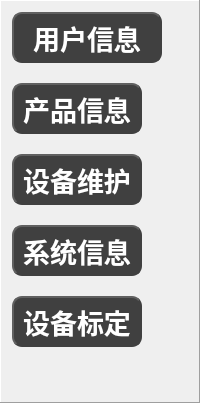
     <widget class="QFrame" name="frame_Nav">
      <property name="styleSheet">
       <string notr="true">QToolButton{border:2px groove gray;border-radius:10px;padding:2px 4px;border-style: outset;background-color:#404040;border-color:#404040}
QToolButton:hover{background-color:rgb(211, 211, 211); color: black;}
QToolButton:pressed{background-color:#404040;border-style: inset;}</string>
      </property>
      <property name="frameShape">
       <enum>QFrame::Panel</enum>
      </property>
      <property name="frameShadow">
       <enum>QFrame::Raised</enum>
      </property>
      <layout class="QVBoxLayout" name="verticalLayout">
       <property name="spacing">
        <number>20</number>
       </property>
       <item>
        <widget class="QToolButton" name="btn_User">
         <property name="maximumSize">
          <size>
           <width>150</width>
           <height>130</height>
          </size>
         </property>
         <property name="palette">
          <palette>
           <active>
            <colorrole role="Button">
             <brush brushstyle="SolidPattern">
              <color alpha="255">
               <red>64</red>
               <green>64</green>
               <blue>64</blue>
              </color>
             </brush>
            </colorrole>
            <colorrole role="ButtonText">
             <brush brushstyle="SolidPattern">
              <color alpha="255">
               <red>255</red>
               <green>255</green>
               <blue>255</blue>
              </color>
             </brush>
            </colorrole>
            <colorrole role="Base">
             <brush brushstyle="SolidPattern">
              <color alpha="255">
               <red>64</red>
               <green>64</green>
               <blue>64</blue>
              </color>
             </brush>
            </colorrole>
            <colorrole role="Window">
             <brush brushstyle="SolidPattern">
              <color alpha="255">
               <red>64</red>
               <green>64</green>
               <blue>64</blue>
              </color>
             </brush>
            </colorrole>
           </active>
           <inactive>
            <colorrole role="Button">
             <brush brushstyle="SolidPattern">
              <color alpha="255">
               <red>64</red>
               <green>64</green>
               <blue>64</blue>
              </color>
             </brush>
            </colorrole>
            <colorrole role="ButtonText">
             <brush brushstyle="SolidPattern">
              <color alpha="255">
               <red>255</red>
               <green>255</green>
               <blue>255</blue>
              </color>
             </brush>
            </colorrole>
            <colorrole role="Base">
             <brush brushstyle="SolidPattern">
              <color alpha="255">
               <red>64</red>
               <green>64</green>
               <blue>64</blue>
              </color>
             </brush>
            </colorrole>
            <colorrole role="Window">
             <brush brushstyle="SolidPattern">
              <color alpha="255">
               <red>64</red>
               <green>64</green>
               <blue>64</blue>
              </color>
             </brush>
            </colorrole>
           </inactive>
           <disabled>
            <colorrole role="Button">
             <brush brushstyle="SolidPattern">
              <color alpha="255">
               <red>64</red>
               <green>64</green>
               <blue>64</blue>
              </color>
             </brush>
            </colorrole>
            <colorrole role="ButtonText">
             <brush brushstyle="SolidPattern">
              <color alpha="255">
               <red>190</red>
               <green>190</green>
               <blue>190</blue>
              </color>
             </brush>
            </colorrole>
            <colorrole role="Base">
             <brush brushstyle="SolidPattern">
              <color alpha="255">
               <red>64</red>
               <green>64</green>
               <blue>64</blue>
              </color>
             </brush>
            </colorrole>
            <colorrole role="Window">
             <brush brushstyle="SolidPattern">
              <color alpha="255">
               <red>64</red>
               <green>64</green>
               <blue>64</blue>
              </color>
             </brush>
            </colorrole>
           </disabled>
          </palette>
         </property>
         <property name="font">
          <font>
           <pointsize>20</pointsize>
           <weight>75</weight>
           <bold>true</bold>
          </font>
         </property>
         <property name="mouseTracking">
          <bool>false</bool>
         </property>
         <property name="styleSheet">
          <string notr="true">border:2px groove gray;border-radius:10px;padding:2px 4px;border-style: outset;background-color:#404040;border-color:#404040</string>
         </property>
         <property name="text">
          <string>用户信息</string>
         </property>
         <property name="icon">
          <iconset resource="../../Resources.qrc">
           <normaloff>:/Images/user_manager.png</normaloff>:/Images/user_manager.png</iconset>
         </property>
         <property name="iconSize">
          <size>
           <width>100</width>
           <height>100</height>
          </size>
         </property>
         <property name="autoRepeat">
          <bool>false</bool>
         </property>
         <property name="autoExclusive">
          <bool>false</bool>
         </property>
         <property name="popupMode">
          <enum>QToolButton::DelayedPopup</enum>
         </property>
         <property name="toolButtonStyle">
          <enum>Qt::ToolButtonTextUnderIcon</enum>
         </property>
         <property name="autoRaise">
          <bool>false</bool>
         </property>
         <property name="arrowType">
          <enum>Qt::NoArrow</enum>
         </property>
        </widget>
       </item>
       <item>
        <widget class="QToolButton" name="btn_Product">
         <property name="maximumSize">
          <size>
           <width>130</width>
           <height>150</height>
          </size>
         </property>
         <property name="palette">
          <palette>
           <active>
            <colorrole role="Button">
             <brush brushstyle="SolidPattern">
              <color alpha="255">
               <red>64</red>
               <green>64</green>
               <blue>64</blue>
              </color>
             </brush>
            </colorrole>
            <colorrole role="ButtonText">
             <brush brushstyle="SolidPattern">
              <color alpha="255">
               <red>255</red>
               <green>255</green>
               <blue>255</blue>
              </color>
             </brush>
            </colorrole>
            <colorrole role="Base">
             <brush brushstyle="SolidPattern">
              <color alpha="255">
               <red>64</red>
               <green>64</green>
               <blue>64</blue>
              </color>
             </brush>
            </colorrole>
            <colorrole role="Window">
             <brush brushstyle="SolidPattern">
              <color alpha="255">
               <red>64</red>
               <green>64</green>
               <blue>64</blue>
              </color>
             </brush>
            </colorrole>
           </active>
           <inactive>
            <colorrole role="Button">
             <brush brushstyle="SolidPattern">
              <color alpha="255">
               <red>64</red>
               <green>64</green>
               <blue>64</blue>
              </color>
             </brush>
            </colorrole>
            <colorrole role="ButtonText">
             <brush brushstyle="SolidPattern">
              <color alpha="255">
               <red>255</red>
               <green>255</green>
               <blue>255</blue>
              </color>
             </brush>
            </colorrole>
            <colorrole role="Base">
             <brush brushstyle="SolidPattern">
              <color alpha="255">
               <red>64</red>
               <green>64</green>
               <blue>64</blue>
              </color>
             </brush>
            </colorrole>
            <colorrole role="Window">
             <brush brushstyle="SolidPattern">
              <color alpha="255">
               <red>64</red>
               <green>64</green>
               <blue>64</blue>
              </color>
             </brush>
            </colorrole>
           </inactive>
           <disabled>
            <colorrole role="Button">
             <brush brushstyle="SolidPattern">
              <color alpha="255">
               <red>64</red>
               <green>64</green>
               <blue>64</blue>
              </color>
             </brush>
            </colorrole>
            <colorrole role="ButtonText">
             <brush brushstyle="SolidPattern">
              <color alpha="255">
               <red>190</red>
               <green>190</green>
               <blue>190</blue>
              </color>
             </brush>
            </colorrole>
            <colorrole role="Base">
             <brush brushstyle="SolidPattern">
              <color alpha="255">
               <red>64</red>
               <green>64</green>
               <blue>64</blue>
              </color>
             </brush>
            </colorrole>
            <colorrole role="Window">
             <brush brushstyle="SolidPattern">
              <color alpha="255">
               <red>64</red>
               <green>64</green>
               <blue>64</blue>
              </color>
             </brush>
            </colorrole>
           </disabled>
          </palette>
         </property>
         <property name="font">
          <font>
           <pointsize>20</pointsize>
           <weight>75</weight>
           <bold>true</bold>
          </font>
         </property>
         <property name="mouseTracking">
          <bool>false</bool>
         </property>
         <property name="styleSheet">
          <string notr="true">border:2px groove gray;border-radius:10px;padding:2px 4px;border-style: outset;background-color:#404040;border-color:#404040</string>
         </property>
         <property name="text">
          <string>产品信息</string>
         </property>
         <property name="icon">
          <iconset resource="../../Resources.qrc">
           <normaloff>:/Images/product.png</normaloff>:/Images/product.png</iconset>
         </property>
         <property name="iconSize">
          <size>
           <width>100</width>
           <height>100</height>
          </size>
         </property>
         <property name="autoRepeat">
          <bool>false</bool>
         </property>
         <property name="autoExclusive">
          <bool>false</bool>
         </property>
         <property name="popupMode">
          <enum>QToolButton::DelayedPopup</enum>
         </property>
         <property name="toolButtonStyle">
          <enum>Qt::ToolButtonTextUnderIcon</enum>
         </property>
         <property name="autoRaise">
          <bool>false</bool>
         </property>
         <property name="arrowType">
          <enum>Qt::NoArrow</enum>
         </property>
        </widget>
       </item>
       <item>
        <widget class="QToolButton" name="btn_Device">
         <property name="maximumSize">
          <size>
           <width>130</width>
           <height>150</height>
          </size>
         </property>
         <property name="palette">
          <palette>
           <active>
            <colorrole role="Button">
             <brush brushstyle="SolidPattern">
              <color alpha="255">
               <red>64</red>
               <green>64</green>
               <blue>64</blue>
              </color>
             </brush>
            </colorrole>
            <colorrole role="ButtonText">
             <brush brushstyle="SolidPattern">
              <color alpha="255">
               <red>255</red>
               <green>255</green>
               <blue>255</blue>
              </color>
             </brush>
            </colorrole>
            <colorrole role="Base">
             <brush brushstyle="SolidPattern">
              <color alpha="255">
               <red>64</red>
               <green>64</green>
               <blue>64</blue>
              </color>
             </brush>
            </colorrole>
            <colorrole role="Window">
             <brush brushstyle="SolidPattern">
              <color alpha="255">
               <red>64</red>
               <green>64</green>
               <blue>64</blue>
              </color>
             </brush>
            </colorrole>
           </active>
           <inactive>
            <colorrole role="Button">
             <brush brushstyle="SolidPattern">
              <color alpha="255">
               <red>64</red>
               <green>64</green>
               <blue>64</blue>
              </color>
             </brush>
            </colorrole>
            <colorrole role="ButtonText">
             <brush brushstyle="SolidPattern">
              <color alpha="255">
               <red>255</red>
               <green>255</green>
               <blue>255</blue>
              </color>
             </brush>
            </colorrole>
            <colorrole role="Base">
             <brush brushstyle="SolidPattern">
              <color alpha="255">
               <red>64</red>
               <green>64</green>
               <blue>64</blue>
              </color>
             </brush>
            </colorrole>
            <colorrole role="Window">
             <brush brushstyle="SolidPattern">
              <color alpha="255">
               <red>64</red>
               <green>64</green>
               <blue>64</blue>
              </color>
             </brush>
            </colorrole>
           </inactive>
           <disabled>
            <colorrole role="Button">
             <brush brushstyle="SolidPattern">
              <color alpha="255">
               <red>64</red>
               <green>64</green>
               <blue>64</blue>
              </color>
             </brush>
            </colorrole>
            <colorrole role="ButtonText">
             <brush brushstyle="SolidPattern">
              <color alpha="255">
               <red>190</red>
               <green>190</green>
               <blue>190</blue>
              </color>
             </brush>
            </colorrole>
            <colorrole role="Base">
             <brush brushstyle="SolidPattern">
              <color alpha="255">
               <red>64</red>
               <green>64</green>
               <blue>64</blue>
              </color>
             </brush>
            </colorrole>
            <colorrole role="Window">
             <brush brushstyle="SolidPattern">
              <color alpha="255">
               <red>64</red>
               <green>64</green>
               <blue>64</blue>
              </color>
             </brush>
            </colorrole>
           </disabled>
          </palette>
         </property>
         <property name="font">
          <font>
           <pointsize>20</pointsize>
           <weight>75</weight>
           <bold>true</bold>
          </font>
         </property>
         <property name="mouseTracking">
          <bool>false</bool>
         </property>
         <property name="styleSheet">
          <string notr="true">border:2px groove gray;border-radius:10px;padding:2px 4px;border-style: outset;background-color:#404040;border-color:#404040</string>
         </property>
         <property name="text">
          <string>设备维护</string>
         </property>
         <property name="icon">
          <iconset resource="../../Resources.qrc">
           <normaloff>:/Images/device.png</normaloff>:/Images/device.png</iconset>
         </property>
         <property name="iconSize">
          <size>
           <width>100</width>
           <height>100</height>
          </size>
         </property>
         <property name="autoRepeat">
          <bool>false</bool>
         </property>
         <property name="autoExclusive">
          <bool>false</bool>
         </property>
         <property name="popupMode">
          <enum>QToolButton::DelayedPopup</enum>
         </property>
         <property name="toolButtonStyle">
          <enum>Qt::ToolButtonTextUnderIcon</enum>
         </property>
         <property name="autoRaise">
          <bool>false</bool>
         </property>
         <property name="arrowType">
          <enum>Qt::NoArrow</enum>
         </property>
        </widget>
       </item>
       <item>
        <widget class="QToolButton" name="btn_System">
         <property name="maximumSize">
          <size>
           <width>130</width>
           <height>150</height>
          </size>
         </property>
         <property name="palette">
          <palette>
           <active>
            <colorrole role="Button">
             <brush brushstyle="SolidPattern">
              <color alpha="255">
               <red>64</red>
               <green>64</green>
               <blue>64</blue>
              </color>
             </brush>
            </colorrole>
            <colorrole role="ButtonText">
             <brush brushstyle="SolidPattern">
              <color alpha="255">
               <red>255</red>
               <green>255</green>
               <blue>255</blue>
              </color>
             </brush>
            </colorrole>
            <colorrole role="Base">
             <brush brushstyle="SolidPattern">
              <color alpha="255">
               <red>64</red>
               <green>64</green>
               <blue>64</blue>
              </color>
             </brush>
            </colorrole>
            <colorrole role="Window">
             <brush brushstyle="SolidPattern">
              <color alpha="255">
               <red>64</red>
               <green>64</green>
               <blue>64</blue>
              </color>
             </brush>
            </colorrole>
           </active>
           <inactive>
            <colorrole role="Button">
             <brush brushstyle="SolidPattern">
              <color alpha="255">
               <red>64</red>
               <green>64</green>
               <blue>64</blue>
              </color>
             </brush>
            </colorrole>
            <colorrole role="ButtonText">
             <brush brushstyle="SolidPattern">
              <color alpha="255">
               <red>255</red>
               <green>255</green>
               <blue>255</blue>
              </color>
             </brush>
            </colorrole>
            <colorrole role="Base">
             <brush brushstyle="SolidPattern">
              <color alpha="255">
               <red>64</red>
               <green>64</green>
               <blue>64</blue>
              </color>
             </brush>
            </colorrole>
            <colorrole role="Window">
             <brush brushstyle="SolidPattern">
              <color alpha="255">
               <red>64</red>
               <green>64</green>
               <blue>64</blue>
              </color>
             </brush>
            </colorrole>
           </inactive>
           <disabled>
            <colorrole role="Button">
             <brush brushstyle="SolidPattern">
              <color alpha="255">
               <red>64</red>
               <green>64</green>
               <blue>64</blue>
              </color>
             </brush>
            </colorrole>
            <colorrole role="ButtonText">
             <brush brushstyle="SolidPattern">
              <color alpha="255">
               <red>190</red>
               <green>190</green>
               <blue>190</blue>
              </color>
             </brush>
            </colorrole>
            <colorrole role="Base">
             <brush brushstyle="SolidPattern">
              <color alpha="255">
               <red>64</red>
               <green>64</green>
               <blue>64</blue>
              </color>
             </brush>
            </colorrole>
            <colorrole role="Window">
             <brush brushstyle="SolidPattern">
              <color alpha="255">
               <red>64</red>
               <green>64</green>
               <blue>64</blue>
              </color>
             </brush>
            </colorrole>
           </disabled>
          </palette>
         </property>
         <property name="font">
          <font>
           <pointsize>20</pointsize>
           <weight>75</weight>
           <bold>true</bold>
          </font>
         </property>
         <property name="mouseTracking">
          <bool>false</bool>
         </property>
         <property name="styleSheet">
          <string notr="true">border:2px groove gray;border-radius:10px;padding:2px 4px;border-style: outset;background-color:#404040;border-color:#404040</string>
         </property>
         <property name="text">
          <string>系统信息</string>
         </property>
         <property name="icon">
          <iconset resource="../../Resources.qrc">
           <normaloff>:/Images/system.png</normaloff>:/Images/system.png</iconset>
         </property>
         <property name="iconSize">
          <size>
           <width>100</width>
           <height>100</height>
          </size>
         </property>
         <property name="autoRepeat">
          <bool>false</bool>
         </property>
         <property name="autoExclusive">
          <bool>false</bool>
         </property>
         <property name="popupMode">
          <enum>QToolButton::DelayedPopup</enum>
         </property>
         <property name="toolButtonStyle">
          <enum>Qt::ToolButtonTextUnderIcon</enum>
         </property>
         <property name="autoRaise">
          <bool>false</bool>
         </property>
         <property name="arrowType">
          <enum>Qt::NoArrow</enum>
         </property>
        </widget>
       </item>
       <item>
        <widget class="QToolButton" name="btn_Calibration">
         <property name="maximumSize">
          <size>
           <width>130</width>
           <height>150</height>
          </size>
         </property>
         <property name="palette">
          <palette>
           <active>
            <colorrole role="Button">
             <brush brushstyle="SolidPattern">
              <color alpha="255">
               <red>64</red>
               <green>64</green>
               <blue>64</blue>
              </color>
             </brush>
            </colorrole>
            <colorrole role="ButtonText">
             <brush brushstyle="SolidPattern">
              <color alpha="255">
               <red>255</red>
               <green>255</green>
               <blue>255</blue>
              </color>
             </brush>
            </colorrole>
            <colorrole role="Base">
             <brush brushstyle="SolidPattern">
              <color alpha="255">
               <red>64</red>
               <green>64</green>
               <blue>64</blue>
              </color>
             </brush>
            </colorrole>
            <colorrole role="Window">
             <brush brushstyle="SolidPattern">
              <color alpha="255">
               <red>64</red>
               <green>64</green>
               <blue>64</blue>
              </color>
             </brush>
            </colorrole>
           </active>
           <inactive>
            <colorrole role="Button">
             <brush brushstyle="SolidPattern">
              <color alpha="255">
               <red>64</red>
               <green>64</green>
               <blue>64</blue>
              </color>
             </brush>
            </colorrole>
            <colorrole role="ButtonText">
             <brush brushstyle="SolidPattern">
              <color alpha="255">
               <red>255</red>
               <green>255</green>
               <blue>255</blue>
              </color>
             </brush>
            </colorrole>
            <colorrole role="Base">
             <brush brushstyle="SolidPattern">
              <color alpha="255">
               <red>64</red>
               <green>64</green>
               <blue>64</blue>
              </color>
             </brush>
            </colorrole>
            <colorrole role="Window">
             <brush brushstyle="SolidPattern">
              <color alpha="255">
               <red>64</red>
               <green>64</green>
               <blue>64</blue>
              </color>
             </brush>
            </colorrole>
           </inactive>
           <disabled>
            <colorrole role="Button">
             <brush brushstyle="SolidPattern">
              <color alpha="255">
               <red>64</red>
               <green>64</green>
               <blue>64</blue>
              </color>
             </brush>
            </colorrole>
            <colorrole role="ButtonText">
             <brush brushstyle="SolidPattern">
              <color alpha="255">
               <red>190</red>
               <green>190</green>
               <blue>190</blue>
              </color>
             </brush>
            </colorrole>
            <colorrole role="Base">
             <brush brushstyle="SolidPattern">
              <color alpha="255">
               <red>64</red>
               <green>64</green>
               <blue>64</blue>
              </color>
             </brush>
            </colorrole>
            <colorrole role="Window">
             <brush brushstyle="SolidPattern">
              <color alpha="255">
               <red>64</red>
               <green>64</green>
               <blue>64</blue>
              </color>
             </brush>
            </colorrole>
           </disabled>
          </palette>
         </property>
         <property name="font">
          <font>
           <pointsize>20</pointsize>
           <weight>75</weight>
           <bold>true</bold>
          </font>
         </property>
         <property name="mouseTracking">
          <bool>false</bool>
         </property>
         <property name="styleSheet">
          <string notr="true">border:2px groove gray;border-radius:10px;padding:2px 4px;border-style: outset;background-color:#404040;border-color:#404040</string>
         </property>
         <property name="text">
          <string>设备标定</string>
         </property>
         <property name="icon">
          <iconset resource="../../Resources.qrc">
           <normaloff>:/Images/calibration.png</normaloff>:/Images/calibration.png</iconset>
         </property>
         <property name="iconSize">
          <size>
           <width>100</width>
           <height>100</height>
          </size>
         </property>
         <property name="autoRepeat">
          <bool>false</bool>
         </property>
         <property name="autoExclusive">
          <bool>false</bool>
         </property>
         <property name="popupMode">
          <enum>QToolButton::DelayedPopup</enum>
         </property>
         <property name="toolButtonStyle">
          <enum>Qt::ToolButtonTextUnderIcon</enum>
         </property>
         <property name="autoRaise">
          <bool>false</bool>
         </property>
         <property name="arrowType">
          <enum>Qt::NoArrow</enum>
         </property>
        </widget>
       </item>
       <item>
        <spacer name="verticalSpacer">
         <property name="orientation">
          <enum>Qt::Vertical</enum>
         </property>
         <property name="sizeHint" stdset="0">
          <size>
           <width>20</width>
           <height>44</height>
          </size>
         </property>
        </spacer>
       </item>
      </layout>
     </widget>
